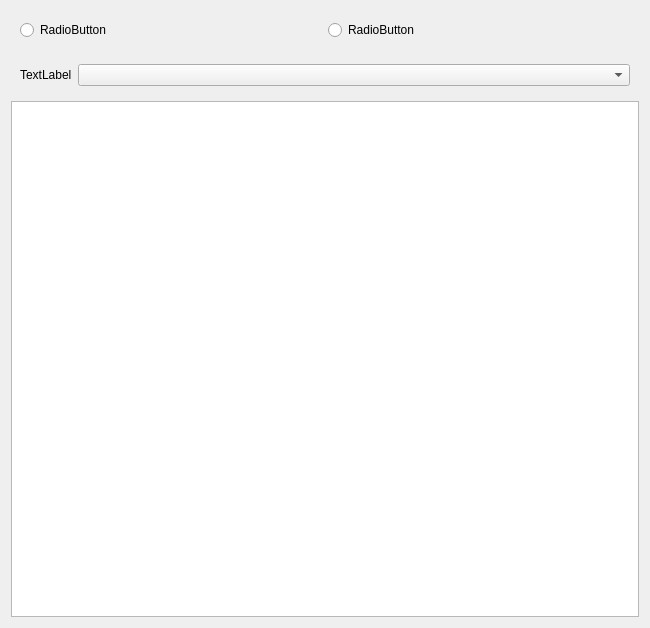
<?xml version="1.0" encoding="UTF-8"?>
<ui version="4.0">
 <class>Dialog</class>
 <widget class="QDialog" name="Dialog">
  <property name="geometry">
   <rect>
    <x>0</x>
    <y>0</y>
    <width>650</width>
    <height>628</height>
   </rect>
  </property>
  <property name="windowTitle">
   <string>Dialog</string>
  </property>
  <layout class="QVBoxLayout" name="verticalLayout">
   <item>
    <widget class="QWidget" name="widget_2" native="true">
     <property name="layoutDirection">
      <enum>Qt::LeftToRight</enum>
     </property>
     <layout class="QHBoxLayout" name="horizontalLayout">
      <item>
       <widget class="QRadioButton" name="radioButton">
        <property name="text">
         <string>RadioButton</string>
        </property>
       </widget>
      </item>
      <item>
       <widget class="QRadioButton" name="radioButton_2">
        <property name="text">
         <string>RadioButton</string>
        </property>
       </widget>
      </item>
     </layout>
    </widget>
   </item>
   <item>
    <widget class="QWidget" name="widget" native="true">
     <layout class="QFormLayout" name="formLayout">
      <item row="0" column="0">
       <widget class="QLabel" name="label">
        <property name="text">
         <string>TextLabel</string>
        </property>
       </widget>
      </item>
      <item row="0" column="1">
       <widget class="QComboBox" name="comboBox"/>
      </item>
     </layout>
    </widget>
   </item>
   <item>
    <widget class="QTreeView" name="treeView"/>
   </item>
  </layout>
 </widget>
 <resources/>
 <connections/>
</ui>
